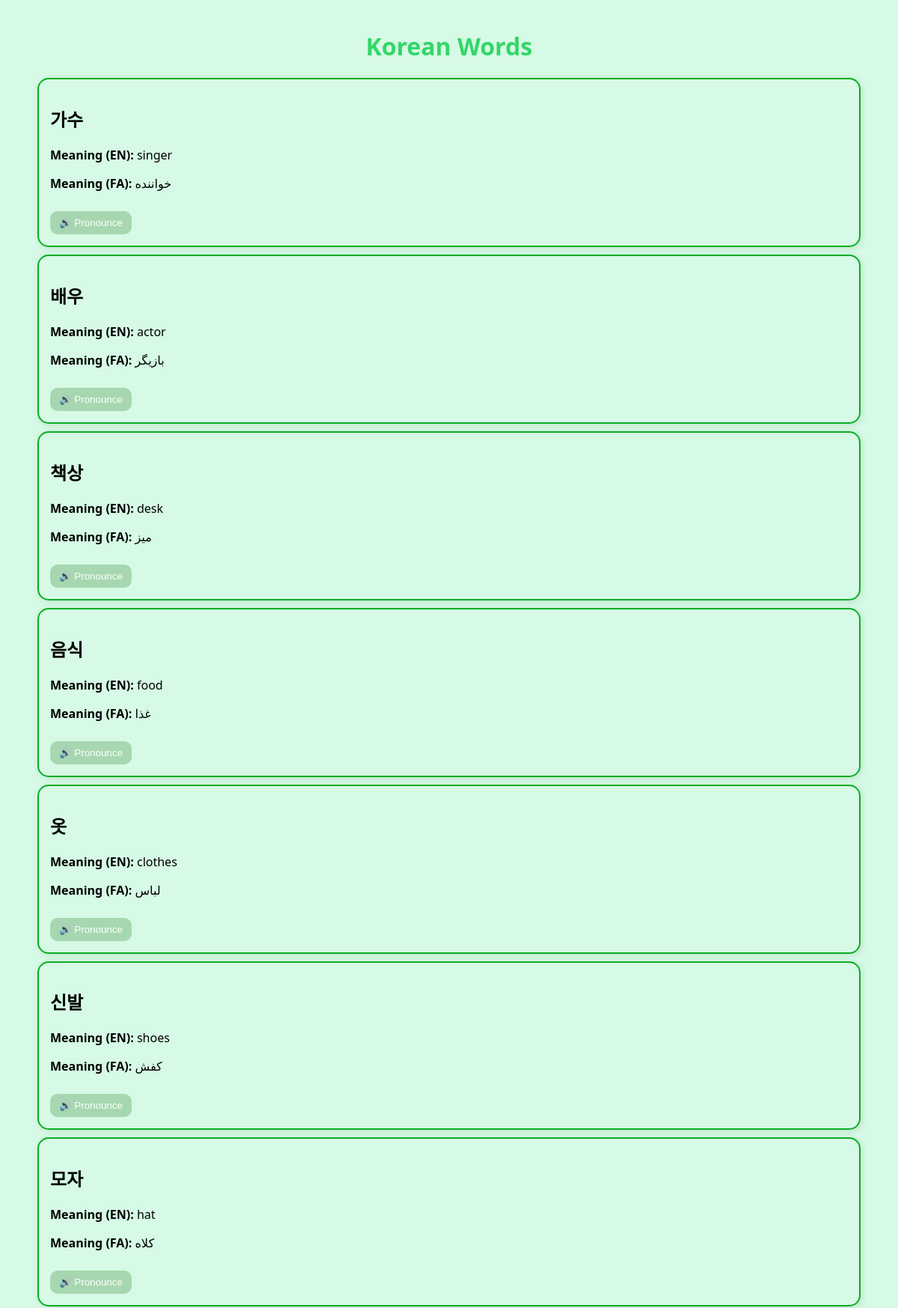
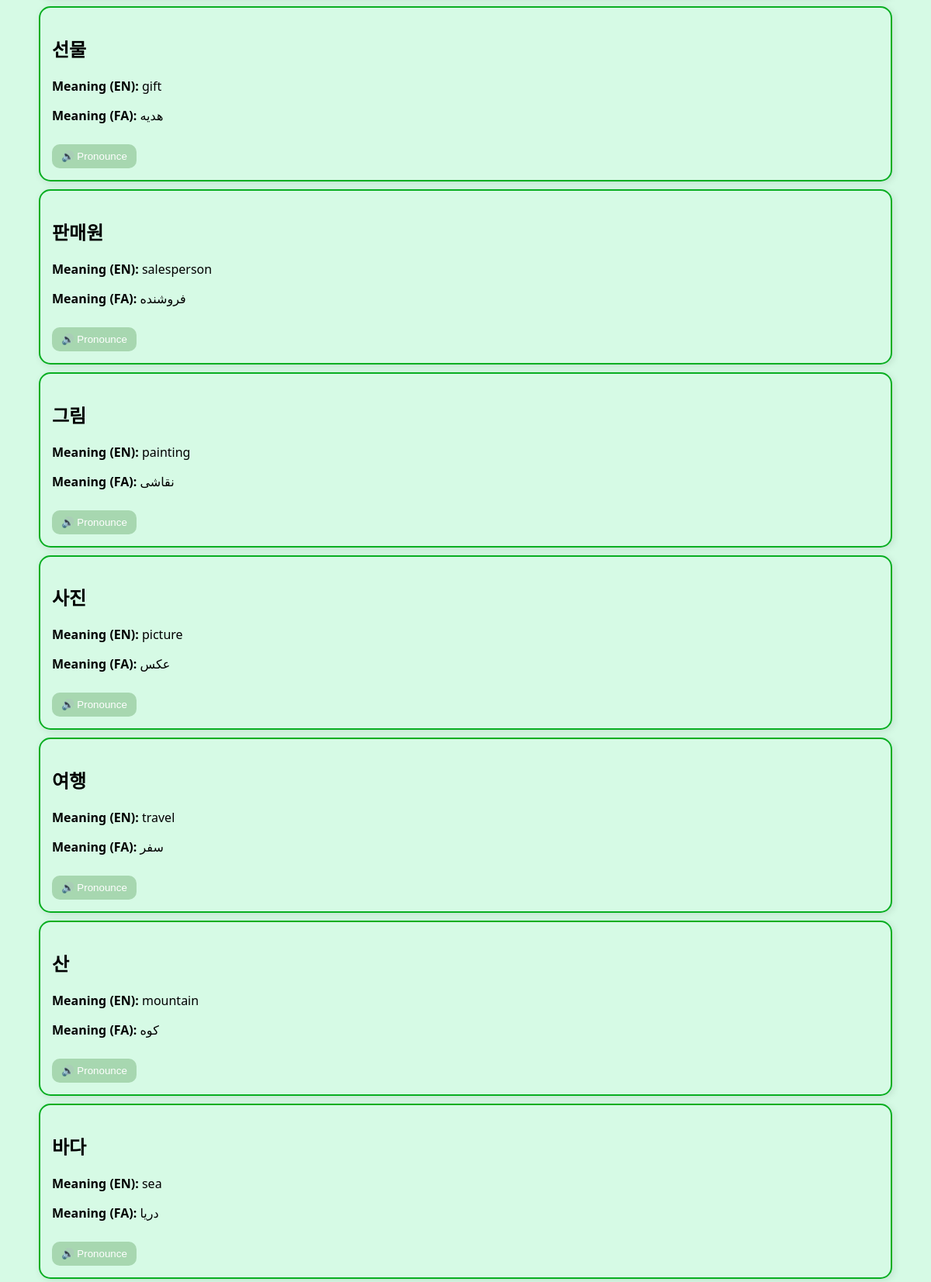
/lessons/words/ (upper part), run on the app's committed database (2 pictures, top to bottom).
### lessons/models.py (models this page shows, shortened)
class Words(models.Model):
    korean_letter = models.CharField(max_length=10, verbose_name="korean word")
    meaning_fa = models.CharField(max_length=100, verbose_name="persian word")
    meaning_en = models.CharField(max_length=100, verbose_name="english word")

### lessons/views.py (the view)
# urls.py: path('words/', views.words, name='words'),
def words(request):
    letters = Words.objects.all()
    return render(request, 'lessons/words.html',{
        'letters' : letters
    })

### lessons/templates/lessons/words.html (shortened to what this page needs)
<!DOCTYPE html>
<html lang="ko">
  <head>
  </head>
  <body>
    <main class="container">
      <h1>Korean Words</h1>
      <div class="row">
        {% for letter in letters %}
        <div class="col-12 col-md-4">
          <div class="card text-center">
            <h2>{{ letter.korean_letter }}</h2>
            <p><strong>Meaning (EN):</strong> {{ letter.meaning_en }}</p>
            <p><strong>Meaning (FA):</strong> {{ letter.meaning_fa }}</p>
            <button onclick="speak('{{ letter.korean_letter }}')">🔊 Pronounce</button>
          </div>
        </div>
        {% endfor %}
      </div>
    </main>
  </body>
</html>

### lessons/templates/lessons/words.html (style rules this page uses)
body { font-family: "Segoe UI", sans-serif; background-color: #d6fae5; margin: 40px; }
h1 { text-align: center; color: #33d669; }
.card { border: 2px solid #08ae21; border-radius: 15px; padding: 15px; margin: 10px; box-shadow: 2px 2px 10px rgba(0,0,0,0.1); transition: transform 0.2s ease; }
button { margin-top: 10px; border-radius: 10px; border: none; background-color: #a7d7b0; color: #fff; padding: 8px 12px; cursor: pointer; }

### data on the page
Words: korean_letter "가수", meaning_en "singer", meaning_fa "خواننده"
Words: korean_letter "배우", meaning_en "actor", meaning_fa "بازیگر"
Words: korean_letter "책상", meaning_en "desk", meaning_fa "میز"
Words: korean_letter "음식", meaning_en "food", meaning_fa "غذا"
Words: korean_letter "옷", meaning_en "clothes", meaning_fa "لباس"
Words: korean_letter "신발", meaning_en "shoes", meaning_fa "کفش"
Words: korean_letter "모자", meaning_en "hat", meaning_fa "کلاه"
Words: korean_letter "선물", meaning_en "gift", meaning_fa "هدیه"
Words: korean_letter "판매원", meaning_en "salesperson", meaning_fa "فروشنده"
Words: korean_letter "그림", meaning_en "painting", meaning_fa "نقاشی"
Words: korean_letter "사진", meaning_en "picture", meaning_fa "عکس"
Words: korean_letter "여행", meaning_en "travel", meaning_fa "سفر"
Words: korean_letter "산", meaning_en "mountain", meaning_fa "کوه"
Words: korean_letter "바다", meaning_en "sea", meaning_fa "دریا"
